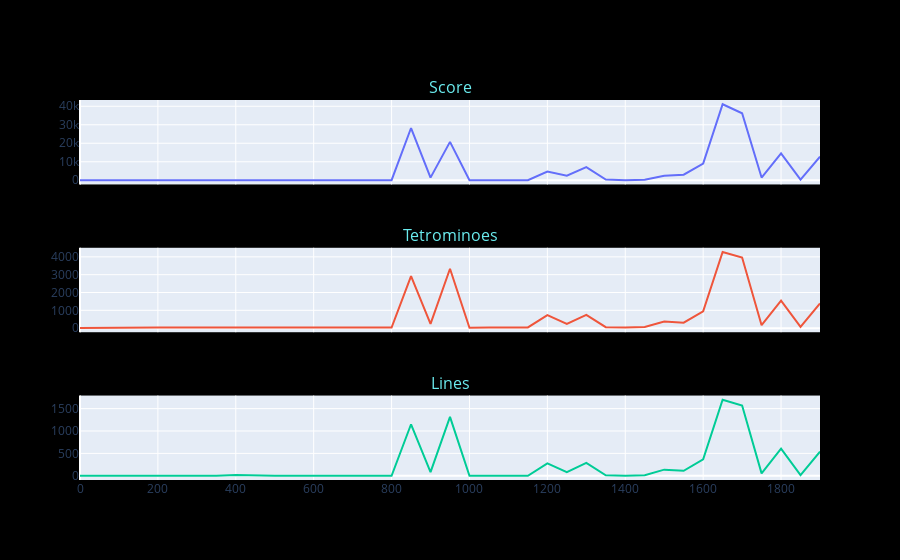

Notebook code for this chart:
### Code cell
fig = make_subplots(rows=3, cols=1, shared_xaxes=True,
                    subplot_titles=("Score", "Tetrominoes", "Lines")
                    )
fig.add_trace(go.Scatter(x=x, y=df["score"].values),
              row=1, col=1)

fig.add_trace(go.Scatter(x=x, y=df["piece"].values),
              row=2, col=1)

fig.add_trace(go.Scatter(x=x, y=df["line"].values),
              row=3, col=1)
fig.update_layout(showlegend=False)
for i in fig['layout']['annotations']:
    i["font"] = dict(size=16,)
fig.show()

### Figure 1 — Plotly figure (JSON) as saved in the notebook; plotly's stock layout.template omitted (floating-point values rounded to 4 significant figures)
{"data": [{"type": "scatter", "x": [0, 50, 100, 150, 200, 250, 300, 350, 400, 450, 500, 550, 600, 650, 700, 750, 800, 850, 900, 950, 1000, 1050, 1100, 1150, 1200, 1250, 1300, 1350, 1400, 1450, 1500, 1550, 1600, 1650, 1700, 1750, 1800, 1850, 1900], "xaxis": "x", "y": [11, 7, 9, 29, 29, 71, 50, 62, 309, 106, 58, 36, 44, 44, 31, 34, 33, 28242, 1415, 20739, 18, 33, 31, 48, 4677, 2450, 7057, 342, 32, 267, 2466, 3015, 9026, 41110, 36227, 1462, 14472, 357, 12773], "yaxis": "y"}, {"type": "scatter", "x": [0, 50, 100, 150, 200, 250, 300, 350, 400, 450, 500, 550, 600, 650, 700, 750, 800, 850, 900, 950, 1000, 1050, 1100, 1150, 1200, 1250, 1300, 1350, 1400, 1450, 1500, 1550, 1600, 1650, 1700, 1750, 1800, 1850, 1900], "xaxis": "x2", "y": [13, 9, 11, 31, 31, 43, 42, 44, 81, 48, 40, 38, 36, 36, 33, 36, 35, 2914, 237, 3331, 20, 35, 33, 40, 729, 242, 749, 54, 34, 69, 378, 307, 948, 4272, 3959, 164, 1544, 69, 1385], "yaxis": "y2"}, {"type": "scatter", "x": [0, 50, 100, 150, 200, 250, 300, 350, 400, 450, 500, 550, 600, 650, 700, 750, 800, 850, 900, 950, 1000, 1050, 1100, 1150, 1200, 1250, 1300, 1350, 1400, 1450, 1500, 1550, 1600, 1650, 1700, 1750, 1800, 1850, 1900], "xaxis": "x3", "y": [0, 0, 0, 0, 0, 3, 1, 2, 17, 4, 2, 0, 1, 1, 0, 0, 0, 1151, 80, 1317, 0, 0, 0, 1, 277, 83, 287, 11, 0, 12, 137, 111, 366, 1698, 1571, 54, 607, 13, 541], "yaxis": "y3"}], "layout": {"annotations": [{"font": {"color": "#6becef", "size": 16}, "showarrow": false, "text": "Score", "x": 0.5, "xanchor": "center", "xref": "paper", "y": 1, "yanchor": "bottom", "yref": "paper"}, {"font": {"color": "#6becef", "size": 16}, "showarrow": false, "text": "Tetrominoes", "x": 0.5, "xanchor": "center", "xref": "paper", "y": 0.6111, "yanchor": "bottom", "yref": "paper"}, {"font": {"color": "#6becef", "size": 16}, "showarrow": false, "text": "Lines", "x": 0.5, "xanchor": "center", "xref": "paper", "y": 0.2222, "yanchor": "bottom", "yref": "paper"}], "paper_bgcolor": "Black", "showlegend": false, "xaxis": {"anchor": "y", "domain": [0, 1], "matches": "x3", "showticklabels": false}, "xaxis2": {"anchor": "y2", "domain": [0, 1], "matches": "x3", "showticklabels": false}, "xaxis3": {"anchor": "y3", "domain": [0, 1]}, "yaxis": {"anchor": "x", "domain": [0.7778, 1]}, "yaxis2": {"anchor": "x2", "domain": [0.3889, 0.6111]}, "yaxis3": {"anchor": "x3", "domain": [0, 0.2222]}}}
